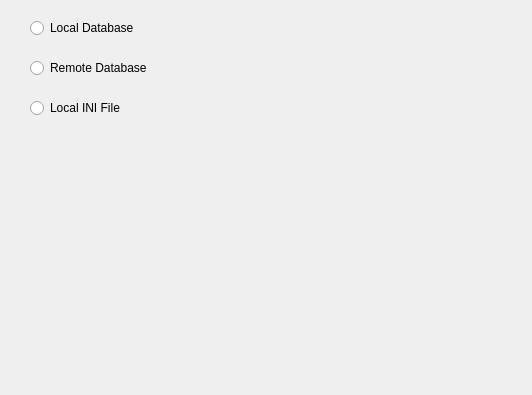
<?xml version="1.0" encoding="UTF-8"?>
<ui version="4.0">
 <class>DatabaseSettingWidget</class>
 <widget class="QWidget" name="DatabaseSettingWidget">
  <property name="geometry">
   <rect>
    <x>0</x>
    <y>0</y>
    <width>532</width>
    <height>395</height>
   </rect>
  </property>
  <property name="windowTitle">
   <string>Form</string>
  </property>
  <widget class="QRadioButton" name="radioButton">
   <property name="geometry">
    <rect>
     <x>30</x>
     <y>20</y>
     <width>131</width>
     <height>16</height>
    </rect>
   </property>
   <property name="text">
    <string>Local Database</string>
   </property>
  </widget>
  <widget class="QRadioButton" name="radioButton_2">
   <property name="geometry">
    <rect>
     <x>30</x>
     <y>60</y>
     <width>121</width>
     <height>16</height>
    </rect>
   </property>
   <property name="text">
    <string>Remote Database</string>
   </property>
  </widget>
  <widget class="QRadioButton" name="radioButton_3">
   <property name="geometry">
    <rect>
     <x>30</x>
     <y>100</y>
     <width>131</width>
     <height>16</height>
    </rect>
   </property>
   <property name="text">
    <string>Local INI File</string>
   </property>
  </widget>
 </widget>
 <resources/>
 <connections/>
</ui>
